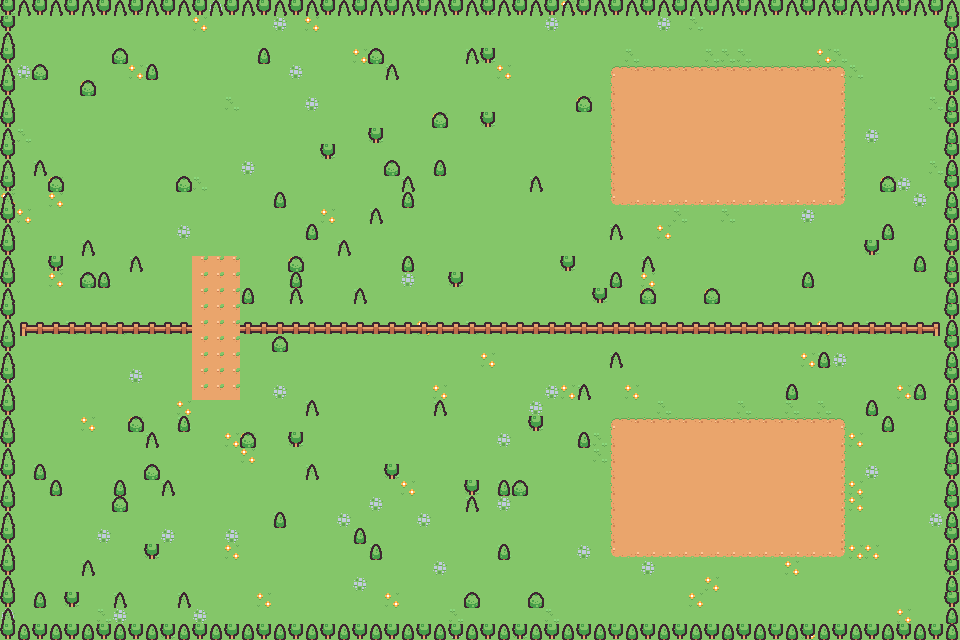

Tiled map render using the project's own tile images. Description and the map definition, with tile-layer contents summarised, below:
An orthogonal 60x40 tile map with 16x16 px tiles, 2 tile layers (ground, obstacles).

<map version="1.10" tiledversion="1.10.2" orientation="orthogonal" renderorder="right-down" width="60" height="40" tilewidth="16" tileheight="16" infinite="0" nextlayerid="5" nextobjectid="5">
 <tileset firstgid="1" source="tileset.tsx" />
 <layer id="1" name="ground" width="60" height="40">
  <data>[2400 cells, 2400 non-empty, 14 distinct tile ids]</data>
 </layer>
 <layer id="2" name="obstacles" width="60" height="40">
  <data>[2400 cells, 342 non-empty, 7 distinct tile ids]</data>
 </layer>
 <objectgroup id="4" name="actors" />
</map>
